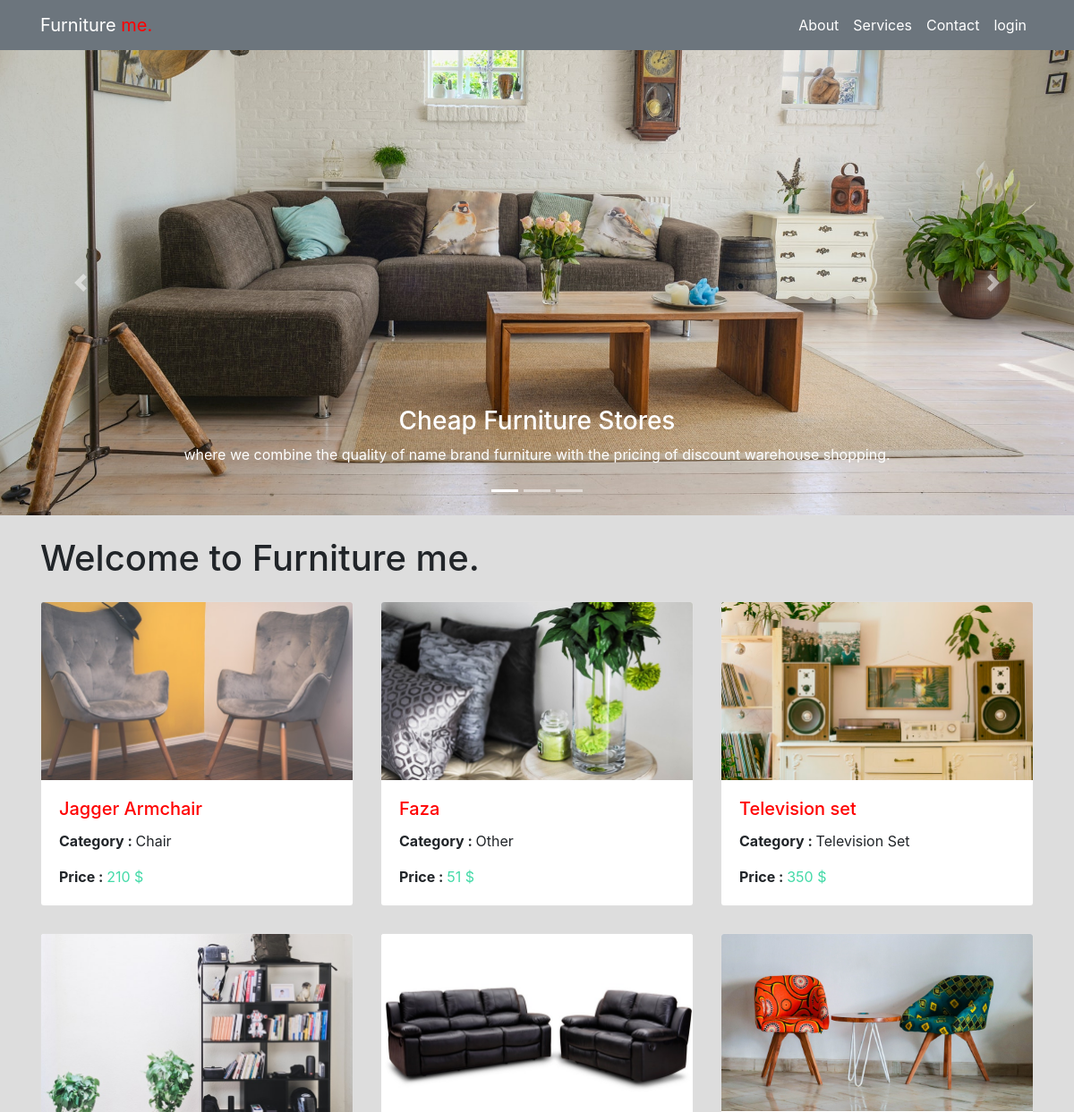
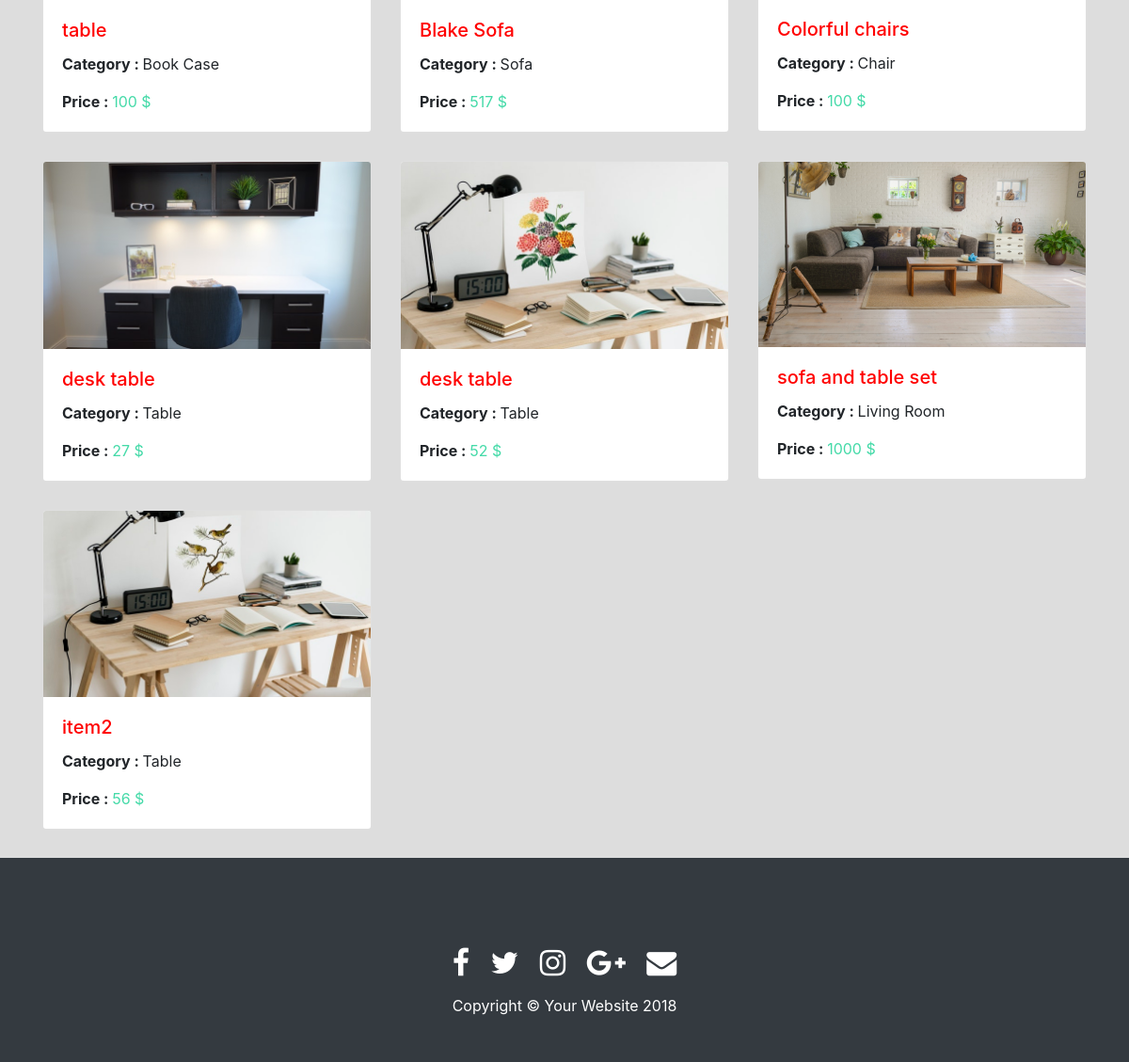
The page / on the database its author committed (2 pictures, top to bottom).
### tables this page shows
CREATE TABLE IF NOT EXISTS `items` (
  `i_id` int(11) NOT NULL AUTO_INCREMENT,
  `i_name` varchar(50) NOT NULL,
  `i_description` varchar(200) NOT NULL,
  `i_price` int(11) NOT NULL,
  `i_img` varchar(50) NOT NULL,
  `i_category` int(11) NOT NULL,
  PRIMARY KEY (`i_id`)
);

CREATE TABLE IF NOT EXISTS `category` (
  `c_id` int(11) NOT NULL AUTO_INCREMENT,
  `c_name` varchar(50) NOT NULL,
  PRIMARY KEY (`c_id`)
);

### index.php (the view, shortened to what this page needs)
<?php
include("header.php");
	$sql="select * from items LEFT  JOIN category ON i_category = c_id";
	$query=mysql_query($sql);
?>
<div class="body">
    <header>
      <div id="carouselExampleIndicators" class="carousel slide" data-ride="carousel">
        <ol class="carousel-indicators">
          <li data-target="#carouselExampleIndicators" data-slide-to="0" class="active"></li>
          <li data-target="#carouselExampleIndicators" data-slide-to="1"></li>
          <li data-target="#carouselExampleIndicators" data-slide-to="2"></li>
        </ol>
        <div class="carousel-inner" role="listbox">
          <div class="carousel-item active" style="background-image: url('img/bg1.jpeg')">
            <div class="carousel-caption d-none d-md-block">
              <h3>Cheap Furniture Stores </h3>
              <p>where we combine the quality of name brand furniture with the pricing of discount warehouse shopping.</p>
            </div>
          </div>
        </div>
        <a class="carousel-control-prev" href="#carouselExampleIndicators" role="button" data-slide="prev">
          <span class="carousel-control-prev-icon" aria-hidden="true"></span>
        </a>
        <a class="carousel-control-next" href="#carouselExampleIndicators" role="button" data-slide="next">
          <span class="carousel-control-next-icon" aria-hidden="true"></span>
        </a>
      </div>
    </header>
    <div class="container">
      <h1 class="my-4">Welcome to Furniture me.</h1>
      <div class="row">
<?php
	while($result=mysql_fetch_row($query))
	{
	echo "
	<div class='col-lg-4 col-sm-6 portfolio-item'>
          <a href='#'><div class='card h-80'> <img class='card-img-top' src='img/$result[4]' alt=''></a>
            <div class='card-body'>
              <h5 class='card-title'>
                <a href='#'>$result[1]</a>
              </h5>
              <p class='card-text' >Category : <span class='card-Category'>$result[7]</span> </p>
              <p class='card-text'>Price : <span class='card-price'>$result[3] $</span> </p>
			</div>
          </div>
        </div>";
	}
 ?>
<?php
include("footer.php");
?>

### header.php (shortened to what this page needs)
<!DOCTYPE html>
<html lang="en">
  <head>
    <link href="vendor/bootstrap/css/bootstrap.min.css" rel="stylesheet">
    <link href="css/modern-business.css" rel="stylesheet">
    <link rel="stylesheet" href="https://cdnjs.cloudflare.com/ajax/libs/font-awesome/4.7.0/css/font-awesome.min.css">
  </head>
  <body>
    <nav class="navbar fixed-top navbar-expand-lg navbar-dark fixed-top navColor ">
      <div class="container ">
        <a class="navbar-brand" href="index.php">Furniture <spna style="Color:#F00">me.</span></a>
        <div class="collapse navbar-collapse" id="navbarResponsive">
          <ul class="navbar-nav ml-auto">
            <li class="nav-item">
              <a class="nav-link" href="about.php">About</a>
            </li>
            <li class="nav-item">
              <a class="nav-link" href="services.php">Services</a>
            </li>
            <li class="nav-item">
              <a class="nav-link" href="contact.php">Contact</a>
            </li>
            <li class="nav-item">
              <a class="nav-link" href="login.php">login</a>
            </li>
          </ul>
        </div>
      </div>
    </nav>

### footer.php (shortened to what this page needs)
   <footer class="py-5 bg-dark">
      <div class="container">
          <div class="row">
              <div class="col-xs-12 col-sm-12 col-md-12 mt-2 mt-sm-5">
                <ul class="list-unstyled list-inline social text-center  ">
                  <li class="list-inline-item "><a href="#" class="fontColor"><i class="fa fa-facebook fa-2x"></i></a></li>
                  <li class="list-inline-item "><a href="#" class="fontColor"><i class="fa fa-twitter fa-2x"></i></a></li>
                  <li class="list-inline-item "><a href="#" class="fontColor"><i class="fa fa-instagram fa-2x"></i></a></li>
                  <li class="list-inline-item "><a href="#" class="fontColor"><i class="fa fa-google-plus fa-2x"></i></a></li>
                  <li class="list-inline-item "><a href="#" class="fontColor"><i class="fa fa-envelope fa-2x"></i></a></li>
                </ul>
              </div>
            </div>
        <p class="m-0 text-center text-white">Copyright &copy; Your Website 2018</p>
      </div>
    </footer>
  </body>
</html>

### css/modern-business.css (style rules this page uses)
body { padding-top: 54px; }
@media (min-width: 992px) { body { padding-top: 56px; } }
.carousel-item { height: 65vh; min-height: 300px; background: no-repeat center center scroll; -webkit-background-size: cover; -moz-background-size: cover; -o-background-size: cover; background-size: cover; }
.portfolio-item { margin-bottom: 30px; }
.body { background-color: #DDD; }
.navColor { background-color:#6c757d; }
.navbar-dark .navbar-nav .nav-link { color: rgb(255,255,255); }
.card-body .card-title a { color: #F00; text-decoration: none; }
.card-text { font-weight: bold; }
.card-Category { text-transform: capitalize; font-weight:normal; }
.card-price { color: rgb(68, 218, 168); font-weight:normal; }
.fontColor { color: #FFF; padding: 0px 5px; }

### rows shown on the page
items: i_img (picture), i_name "Jagger Armchair", category.c_name "Chair", i_price "210"
items: i_img (picture), i_name "Faza", category.c_name "Other", i_price "51"
items: i_img (picture), i_name "Television set", category.c_name "Television Set", i_price "350"
items: i_img (picture), i_name "table", category.c_name "Book Case", i_price "100"
items: i_img (picture), i_name "Blake Sofa", category.c_name "Sofa", i_price "517"
items: i_img (picture), i_name "Colorful chairs", category.c_name "Chair", i_price "100"
items: i_img (picture), i_name "desk table", category.c_name "Table", i_price "27"
items: i_img (picture), i_name "desk table", category.c_name "Table", i_price "52"
items: i_img (picture), i_name "sofa and table set", category.c_name "Living Room", i_price "1000"
items: i_img (picture), i_name "item2", category.c_name "Table", i_price "56"
